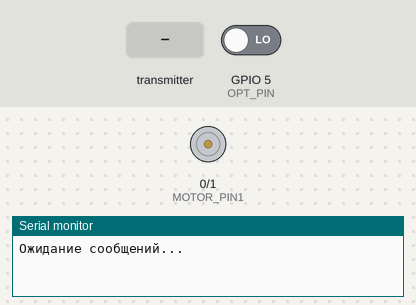
A sketch run on a simulated ESP32. On the bench: motor-driver pin pairs drawn as motors (green arrow = first pin HIGH = forward, orange = second pin HIGH = backward, longer = more drive), the last lines printed to the serial monitor. The test bench sets the inputs (shaded band); at power-on: GPIO 5 (OPT_PIN) LOW.

Above: at 2.2 s.
2.3 s: the transmitter starts sending msg = insert
At 2.7 s:
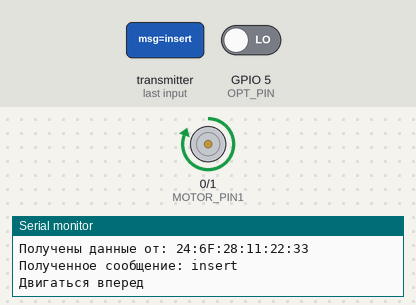
3.9 s: the transmitter starts sending msg = return
At 5.2 s:
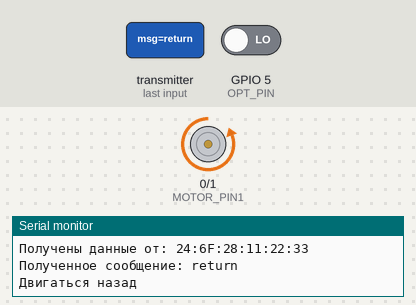
5.5 s: GPIO 5 (OPT_PIN) driven HIGH
At 7.4 s:
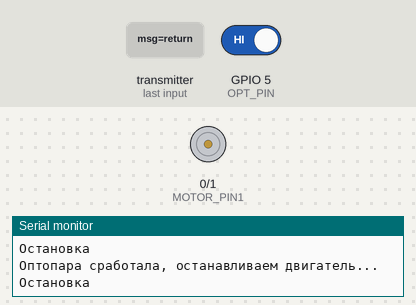
8.5 s: GPIO 5 (OPT_PIN) driven LOW
Timing chart, 0 to 11.2 s (numbered marks = the images above; inputs shaded):
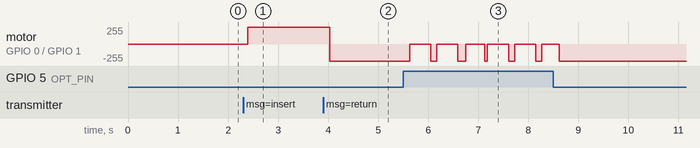

Measured:
- after the input at 2.3 s, motor on GPIO 0 (MOTOR_PIN1) / GPIO 1 (MOTOR_PIN2): stopped → forward 255/255 after 0.09 s
- after the input at 3.9 s, motor on GPIO 0 (MOTOR_PIN1) / GPIO 1 (MOTOR_PIN2): forward 255/255 → backward 255/255 after 0.13 s
- after the input at 5.5 s, motor on GPIO 0 (MOTOR_PIN1) / GPIO 1 (MOTOR_PIN2): backward 255/255 → stopped after 0.13 s, → backward 255/255 0.42 s later, → stopped 0.12 s later, → backward 255/255 0.42 s later, … (11 changes in this stretch)

The sketch:

code_parking_car.ino
```cpp
#include <WiFi.h>
#include <esp_now.h>

uint8_t senderMac[] = {0x64, 0xE8, 0x33, 0x8D, 0x6F, 0x4C};

#define MOTOR_PIN1 0
#define MOTOR_PIN2 1
#define OPT_PIN 5

typedef struct message {
  char msg[64];
} message;

message receivedMsg;

void controlMotor(String cmd) {
  if (cmd == "insert") {
    digitalWrite(MOTOR_PIN1, HIGH);
    digitalWrite(MOTOR_PIN2, LOW);
    Serial.println("Двигаться вперед");
  }
  else if (cmd == "return") {
    digitalWrite(MOTOR_PIN1, LOW);
    digitalWrite(MOTOR_PIN2, HIGH);
    Serial.println("Двигаться назад");
  }
  else {
    digitalWrite(MOTOR_PIN1, LOW);
    digitalWrite(MOTOR_PIN2, LOW);
    Serial.println("Остановка");
  }
}

void OnDataRecv(const esp_now_recv_info* info, const uint8_t* data, int len) {
  Serial.print("Получены данные от: ");
  for (int i = 0; i < 6; i++) {
    Serial.print(info->src_addr[i], HEX);
    if (i < 5) {
      Serial.print(":");
    }
  }
  Serial.println();

  memcpy(&receivedMsg, data, sizeof(receivedMsg));
  Serial.print("Полученное сообщение: ");
  Serial.println(receivedMsg.msg);

  if (strcmp(receivedMsg.msg, "insert") == 0) {
    controlMotor("insert");
  }
  else if (strcmp(receivedMsg.msg, "return") == 0) {
    controlMotor("return");
  }
  else {
    Serial.println("Неизвестная команда");
    controlMotor("stop");
  }
}

void ESP_NOWInit() {
  WiFi.mode(WIFI_STA);

  if (esp_now_init() != ESP_OK) {
    Serial.println("Ошибка инициализации ESP-NOW");
    return;
  }

  esp_now_register_recv_cb(OnDataRecv);

  esp_now_peer_info_t peer = {};
  memcpy(peer.peer_addr, senderMac, 6);
  peer.channel = 0;
  peer.encrypt = false;

  if (esp_now_add_peer(&peer) != ESP_OK) {
    Serial.println("Ошибка добавления отправителя");
    return;
  }
}

void setup() {
  Serial.begin(9600);
  delay(1000);

  pinMode(MOTOR_PIN1, OUTPUT);
  pinMode(MOTOR_PIN2, OUTPUT);
  pinMode(OPT_PIN, INPUT);

  ESP_NOWInit();
  Serial.println("Ожидание сообщений...");
}

void loop() {
  if (digitalRead(OPT_PIN) == HIGH) {
    Serial.println("Оптопара сработала, останавливаем двигатель...");
    controlMotor("stop");
  }

  delay(100);
}
```
